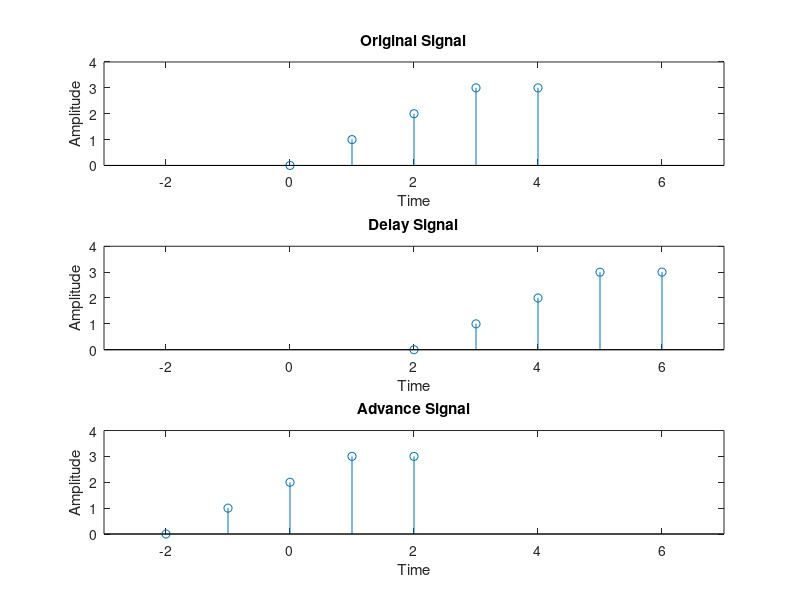

Write the MATLAB code that produced this figure.
%Time Shifting Plot of discreate time signal.

%Reference:
%Youtube: https://www.youtube.com/watch?v=3s3SzMEp_c4

clc;                        %clears the command window and homes the cursor.
clear all;                  %Clear variables and functions from memory.
clf;                        %Clear current figure.

%Defining The Original Signal {x(n)}.

%n=0:4;
n=0:1:4;                    %defining the x axis how many point take value.
x=[0 1 2 3 3];              %defining the amplitude of Y axis each point of x axis from 0 to 4.
subplot(3,1,1);             %subplot mean a portion of a figure.where 2 row 1 column and it's postion is row 1 column 1.
stem(n,x);                  %plots the data sequence Y at the values specified in X.
xlabel('Time');             %x-axis label.
ylabel('Amplitude');        %y-axis label.
title('Original Signal');   %title  Graph title.
axis([-3 7 0 4]);           %AXIS([XMIN XMAX YMIN YMAX]) sets scaling for the x- and y-axes on the current plot.

%Defining The Time Shifting Signal {x(n-2)} that is delay time.

%m=n-(-2);
n1=n+2;                     %Time Shifting to 2
subplot(3,1,2);             %subplot mean a portion of a figure.where 2 row 1 column and it's postion is row 1 column 1.
stem(n1,x);                 %Stem use for discrete signal plots the data sequence Y at the values specified in X.
xlabel('Time');             %x-axis label.
ylabel('Amplitude');        %y-axis label.
title('Delay Signal');    %title  Graph title.
axis([-3 7 0 4]);           %AXIS([XMIN XMAX YMIN YMAX]) sets scaling for the x- and y-axes on the current plot.

%Defining The Time Shifting Signal {x(n+2)} that is Advance time.

%m=n-(2);
n2=n-2;                     %Time Shifting to 2
subplot(3,1,3);             %subplot mean a portion of a figure.where 2 row 1 column and it's postion is row 1 column 1.
stem(n2,x);                 %Stem use for discrete signal plots the data sequence Y at the values specified in X.
xlabel('Time');             %x-axis label.
ylabel('Amplitude');        %y-axis label.
title('Advance Signal');    %title  Graph title.
axis([-3 7 0 4]);           %AXIS([XMIN XMAX YMIN YMAX]) sets scaling for the x- and y-axes on the current plot.
